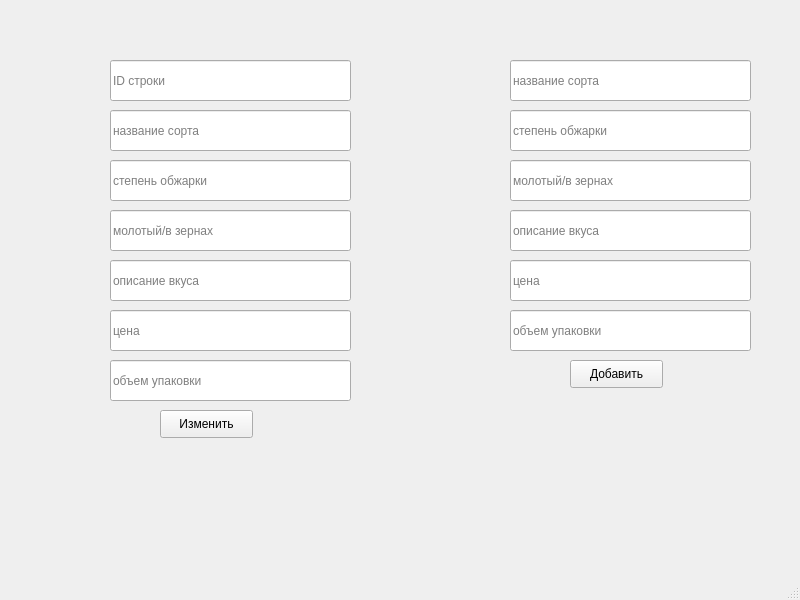
<?xml version="1.0" encoding="UTF-8"?>
<ui version="4.0">
 <class>MainWindow</class>
 <widget class="QMainWindow" name="MainWindow">
  <property name="geometry">
   <rect>
    <x>0</x>
    <y>0</y>
    <width>800</width>
    <height>600</height>
   </rect>
  </property>
  <property name="windowTitle">
   <string>MainWindow</string>
  </property>
  <widget class="QWidget" name="centralwidget">
   <widget class="QPushButton" name="edit_btn">
    <property name="geometry">
     <rect>
      <x>160</x>
      <y>410</y>
      <width>93</width>
      <height>28</height>
     </rect>
    </property>
    <property name="text">
     <string>Изменить</string>
    </property>
   </widget>
   <widget class="QPushButton" name="add_btn">
    <property name="geometry">
     <rect>
      <x>570</x>
      <y>360</y>
      <width>93</width>
      <height>28</height>
     </rect>
    </property>
    <property name="text">
     <string>Добавить</string>
    </property>
   </widget>
   <widget class="QLineEdit" name="lineEdit_7">
    <property name="geometry">
     <rect>
      <x>110</x>
      <y>160</y>
      <width>241</width>
      <height>41</height>
     </rect>
    </property>
    <property name="placeholderText">
     <string>степень обжарки</string>
    </property>
   </widget>
   <widget class="QLineEdit" name="lineEdit_8">
    <property name="geometry">
     <rect>
      <x>110</x>
      <y>210</y>
      <width>241</width>
      <height>41</height>
     </rect>
    </property>
    <property name="text">
     <string/>
    </property>
    <property name="placeholderText">
     <string>молотый/в зернах</string>
    </property>
   </widget>
   <widget class="QLineEdit" name="lineEdit_9">
    <property name="geometry">
     <rect>
      <x>110</x>
      <y>310</y>
      <width>241</width>
      <height>41</height>
     </rect>
    </property>
    <property name="placeholderText">
     <string>цена</string>
    </property>
   </widget>
   <widget class="QLineEdit" name="lineEdit_10">
    <property name="geometry">
     <rect>
      <x>110</x>
      <y>260</y>
      <width>241</width>
      <height>41</height>
     </rect>
    </property>
    <property name="text">
     <string/>
    </property>
    <property name="placeholderText">
     <string>описание вкуса</string>
    </property>
   </widget>
   <widget class="QLineEdit" name="lineEdit_11">
    <property name="geometry">
     <rect>
      <x>110</x>
      <y>110</y>
      <width>241</width>
      <height>41</height>
     </rect>
    </property>
    <property name="placeholderText">
     <string>название сорта</string>
    </property>
   </widget>
   <widget class="QLineEdit" name="lineEdit_12">
    <property name="enabled">
     <bool>true</bool>
    </property>
    <property name="geometry">
     <rect>
      <x>110</x>
      <y>60</y>
      <width>241</width>
      <height>41</height>
     </rect>
    </property>
    <property name="autoFillBackground">
     <bool>false</bool>
    </property>
    <property name="text">
     <string/>
    </property>
    <property name="frame">
     <bool>true</bool>
    </property>
    <property name="echoMode">
     <enum>QLineEdit::Normal</enum>
    </property>
    <property name="dragEnabled">
     <bool>false</bool>
    </property>
    <property name="readOnly">
     <bool>false</bool>
    </property>
    <property name="placeholderText">
     <string>ID строки</string>
    </property>
    <property name="clearButtonEnabled">
     <bool>false</bool>
    </property>
   </widget>
   <widget class="QLineEdit" name="lineEdit_13">
    <property name="geometry">
     <rect>
      <x>110</x>
      <y>360</y>
      <width>241</width>
      <height>41</height>
     </rect>
    </property>
    <property name="placeholderText">
     <string>объем упаковки</string>
    </property>
   </widget>
   <widget class="QLineEdit" name="lineEdit_14">
    <property name="geometry">
     <rect>
      <x>510</x>
      <y>260</y>
      <width>241</width>
      <height>41</height>
     </rect>
    </property>
    <property name="placeholderText">
     <string>цена</string>
    </property>
   </widget>
   <widget class="QLineEdit" name="lineEdit_15">
    <property name="geometry">
     <rect>
      <x>510</x>
      <y>160</y>
      <width>241</width>
      <height>41</height>
     </rect>
    </property>
    <property name="text">
     <string/>
    </property>
    <property name="placeholderText">
     <string>молотый/в зернах</string>
    </property>
   </widget>
   <widget class="QLineEdit" name="lineEdit_16">
    <property name="geometry">
     <rect>
      <x>510</x>
      <y>60</y>
      <width>241</width>
      <height>41</height>
     </rect>
    </property>
    <property name="placeholderText">
     <string>название сорта</string>
    </property>
   </widget>
   <widget class="QLineEdit" name="lineEdit_17">
    <property name="geometry">
     <rect>
      <x>510</x>
      <y>210</y>
      <width>241</width>
      <height>41</height>
     </rect>
    </property>
    <property name="text">
     <string/>
    </property>
    <property name="placeholderText">
     <string>описание вкуса</string>
    </property>
   </widget>
   <widget class="QLineEdit" name="lineEdit_18">
    <property name="geometry">
     <rect>
      <x>510</x>
      <y>310</y>
      <width>241</width>
      <height>41</height>
     </rect>
    </property>
    <property name="placeholderText">
     <string>объем упаковки</string>
    </property>
   </widget>
   <widget class="QLineEdit" name="lineEdit_19">
    <property name="geometry">
     <rect>
      <x>510</x>
      <y>110</y>
      <width>241</width>
      <height>41</height>
     </rect>
    </property>
    <property name="placeholderText">
     <string>степень обжарки</string>
    </property>
   </widget>
  </widget>
  <widget class="QMenuBar" name="menubar">
   <property name="geometry">
    <rect>
     <x>0</x>
     <y>0</y>
     <width>800</width>
     <height>26</height>
    </rect>
   </property>
  </widget>
  <widget class="QStatusBar" name="statusbar"/>
 </widget>
 <resources/>
 <connections/>
</ui>
